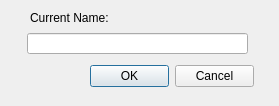
<?xml version="1.0" encoding="UTF-8"?>
<ui version="4.0">
 <class>Dialog</class>
 <widget class="QDialog" name="Dialog">
  <property name="geometry">
   <rect>
    <x>0</x>
    <y>0</y>
    <width>279</width>
    <height>106</height>
   </rect>
  </property>
  <property name="sizePolicy">
   <sizepolicy hsizetype="Fixed" vsizetype="Fixed">
    <horstretch>0</horstretch>
    <verstretch>0</verstretch>
   </sizepolicy>
  </property>
  <property name="windowTitle">
   <string>My Name</string>
  </property>
  <widget class="QDialogButtonBox" name="buttonBox">
   <property name="geometry">
    <rect>
     <x>90</x>
     <y>60</y>
     <width>164</width>
     <height>32</height>
    </rect>
   </property>
   <property name="orientation">
    <enum>Qt::Horizontal</enum>
   </property>
   <property name="standardButtons">
    <set>QDialogButtonBox::Cancel|QDialogButtonBox::Ok</set>
   </property>
  </widget>
  <widget class="QLabel" name="var_name">
   <property name="geometry">
    <rect>
     <x>120</x>
     <y>10</y>
     <width>151</width>
     <height>16</height>
    </rect>
   </property>
   <property name="text">
    <string/>
   </property>
  </widget>
  <widget class="QLineEdit" name="le_name">
   <property name="geometry">
    <rect>
     <x>27</x>
     <y>33</y>
     <width>221</width>
     <height>21</height>
    </rect>
   </property>
   <property name="maxLength">
    <number>29</number>
   </property>
  </widget>
  <widget class="QLabel" name="label_2">
   <property name="geometry">
    <rect>
     <x>30</x>
     <y>10</y>
     <width>91</width>
     <height>16</height>
    </rect>
   </property>
   <property name="text">
    <string>Current Name:</string>
   </property>
  </widget>
 </widget>
 <resources/>
 <connections>
  <connection>
   <sender>buttonBox</sender>
   <signal>accepted()</signal>
   <receiver>Dialog</receiver>
   <slot>accept()</slot>
   <hints>
    <hint type="sourcelabel">
     <x>248</x>
     <y>254</y>
    </hint>
    <hint type="destinationlabel">
     <x>157</x>
     <y>274</y>
    </hint>
   </hints>
  </connection>
  <connection>
   <sender>buttonBox</sender>
   <signal>rejected()</signal>
   <receiver>Dialog</receiver>
   <slot>reject()</slot>
   <hints>
    <hint type="sourcelabel">
     <x>316</x>
     <y>260</y>
    </hint>
    <hint type="destinationlabel">
     <x>286</x>
     <y>274</y>
    </hint>
   </hints>
  </connection>
 </connections>
</ui>
